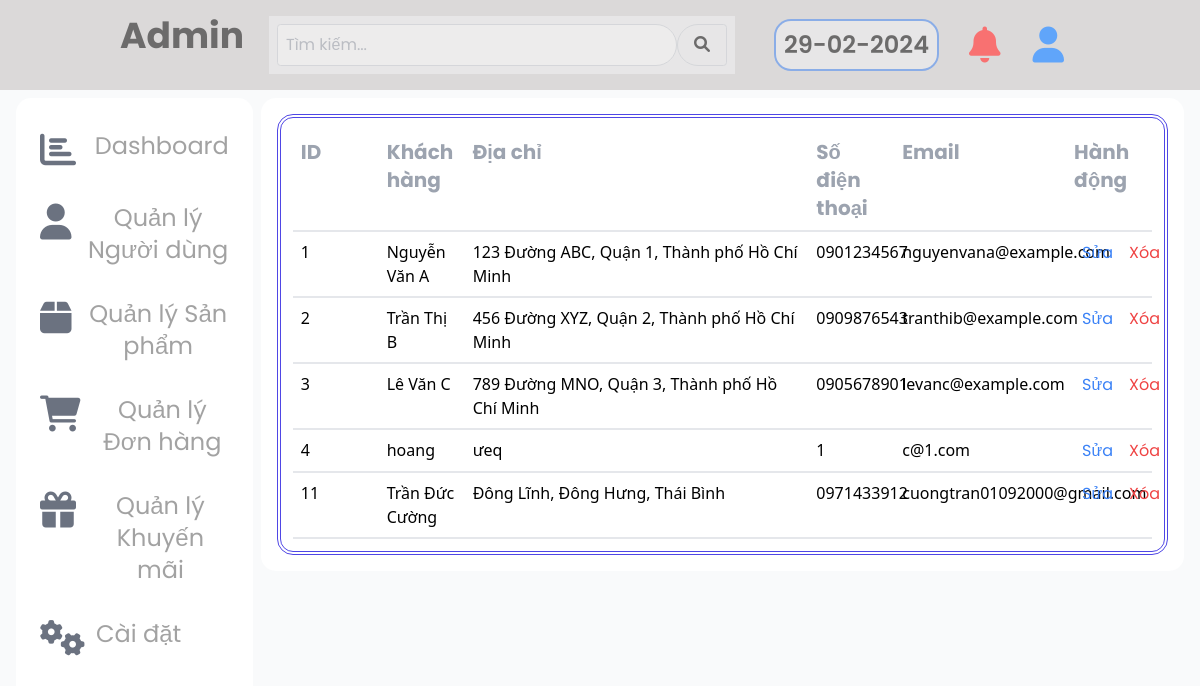
The page /admin/index.php?page=user on the database its author committed.
### tables this page shows
CREATE TABLE `users` (
  `user_id` int(11) NOT NULL,
  `name` varchar(255) DEFAULT NULL,
  `Address` varchar(255) DEFAULT NULL,
  `phone` varchar(20) DEFAULT NULL,
  `password` varchar(255) DEFAULT NULL,
  `email` varchar(255) DEFAULT NULL,
  `xac_thuc` varchar(50) DEFAULT NULL
);

### admin/quanlynguoidung/lietke.php (the view)
<div class="mx-auto">
<div class="grid grid-cols-10  border-double border-double border-4 border-indigo-600 rounded-2xl p-3">
<div class="border-b-2 text-gray-400 font-bold text-xl p-2">ID</div>
<div class="border-b-2 text-gray-400 font-bold text-xl p-2">Khách hàng</div>
<div class="col-span-4 border-b-2 text-gray-400 p-2 font-bold text-xl">Địa chỉ</div>
<div class="border-b-2 text-gray-400 font-bold text-xl p-2">Số điện thoại</div>
<div class="border-b-2 text-gray-400 col-span-2 font-bold text-xl p-2">Email</div>
<div class="border-b-2 text-gray-400 font-bold text-xl p-2">Hành động</div>
<?php
include '../connectdb.php';
function getUsers() {
  global $conn;
  $result = $conn->query("SELECT * FROM users");
  $users = $result->fetch_all(MYSQLI_ASSOC);
  return $users;
}
$users = getUsers();
foreach ($users as $user) {
echo "<div class='border-b-2 font-sans font-base text-base p-2'>" . $user['user_id'] . "</div>";
$name = empty($user['name']) ? "Chưa cập nhật" : $user['name'];
echo "<div class='border-b-2 font-sans font-base text-base p-2'>" . $name . "</div>";
$address = empty($user['Address']) ? "Chưa cập nhật" : $user['Address'];
echo "<div class='col-span-4 border-b-2 font-sans font-base text-base p-2 '>" . $address . "</div>";
echo "<div class='border-b-2 font-sans font-base text-base p-2'>" . $user['phone'] . "</div>";
$email= empty($user['email']) ? "Chưa cập nhật" : $user['email'];
echo "<div class='border-b-2 font-sans col-span-2 font-base text-base p-2'>" . $email. "</div>";
echo "<div class='border-b-2 font-sans font-base text-base p-2'>"  ;
echo "<a href='index.php?page=user&action=sua&id={$user['user_id']}' class='text-blue-500 px-2'>Sửa</a>";
echo "<a href='index.php?page=user&action=xoa&id={$user['user_id']}' class='text-red-500 px-2'>Xóa</a>";
echo "</div>";
}
?>
</div>
</div>

### css/style.css (style rules this page uses)
* { padding: 0; margin: 0; box-sizing: border-box; font-family: 'poppins',sans-serif; }
a { text-decoration: none; }
body { background-color: #dbd9d9; margin: 0; padding: 0; }

### rows shown on the page
users: user_id "1", name "Nguyễn Văn A", Address "123 Đường ABC, Quận 1, Thành phố Hồ Chí Minh", phone "0901234567", email "nguyenvana@example.com"
users: user_id "2", name "Trần Thị B", Address "456 Đường XYZ, Quận 2, Thành phố Hồ Chí Minh", phone "0909876543", email "tranthib@example.com"
users: user_id "3", name "Lê Văn C", Address "789 Đường MNO, Quận 3, Thành phố Hồ Chí Minh", phone "0905678901", email "levanc@example.com"
users: user_id "4", name "hoang", Address "ưeq", phone "1", email "c@1.com"
users: user_id "11", name "Trần Đức Cường", Address "Đông Lĩnh, Đông Hưng, Thái Bình", phone "0971433912", email "cuongtran01092000@gmail.com"
